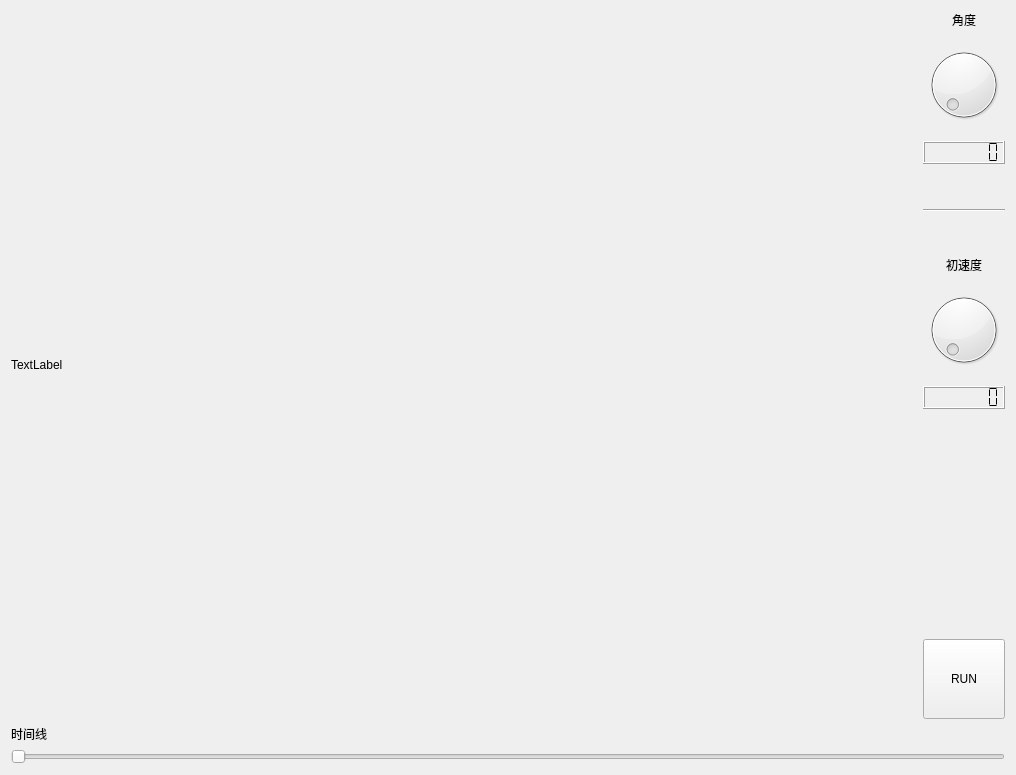
<?xml version="1.0" encoding="UTF-8"?>
<ui version="4.0">
 <class>Form</class>
 <widget class="QWidget" name="Form">
  <property name="geometry">
   <rect>
    <x>0</x>
    <y>0</y>
    <width>1016</width>
    <height>775</height>
   </rect>
  </property>
  <property name="windowTitle">
   <string>Form</string>
  </property>
  <layout class="QVBoxLayout" name="verticalLayout_3" stretch="100,0,0">
   <item>
    <layout class="QHBoxLayout" name="horizontalLayout" stretch="100,1">
     <item>
      <widget class="QLabel" name="label_3">
       <property name="minimumSize">
        <size>
         <width>500</width>
         <height>500</height>
        </size>
       </property>
       <property name="text">
        <string>TextLabel</string>
       </property>
      </widget>
     </item>
     <item>
      <layout class="QVBoxLayout" name="verticalLayout_2" stretch="0,0,0,0,0,0,0,100,0">
       <item>
        <widget class="QLabel" name="label">
         <property name="text">
          <string>角度</string>
         </property>
         <property name="alignment">
          <set>Qt::AlignBottom|Qt::AlignHCenter</set>
         </property>
        </widget>
       </item>
       <item>
        <widget class="QDial" name="r_ang">
         <property name="minimum">
          <number>1</number>
         </property>
         <property name="maximum">
          <number>900</number>
         </property>
        </widget>
       </item>
       <item>
        <widget class="QLCDNumber" name="l_ang">
         <property name="digitCount">
          <number>7</number>
         </property>
         <property name="segmentStyle">
          <enum>QLCDNumber::Flat</enum>
         </property>
        </widget>
       </item>
       <item>
        <widget class="Line" name="line">
         <property name="minimumSize">
          <size>
           <width>0</width>
           <height>80</height>
          </size>
         </property>
         <property name="orientation">
          <enum>Qt::Horizontal</enum>
         </property>
        </widget>
       </item>
       <item>
        <widget class="QLabel" name="label_2">
         <property name="text">
          <string>初速度</string>
         </property>
         <property name="alignment">
          <set>Qt::AlignBottom|Qt::AlignHCenter</set>
         </property>
        </widget>
       </item>
       <item>
        <widget class="QDial" name="r_v">
         <property name="minimum">
          <number>1</number>
         </property>
         <property name="maximum">
          <number>1000</number>
         </property>
        </widget>
       </item>
       <item>
        <widget class="QLCDNumber" name="l_v">
         <property name="digitCount">
          <number>7</number>
         </property>
         <property name="segmentStyle">
          <enum>QLCDNumber::Flat</enum>
         </property>
        </widget>
       </item>
       <item>
        <widget class="QLabel" name="label_5">
         <property name="text">
          <string> </string>
         </property>
        </widget>
       </item>
       <item>
        <widget class="QPushButton" name="pushButton">
         <property name="minimumSize">
          <size>
           <width>0</width>
           <height>80</height>
          </size>
         </property>
         <property name="text">
          <string>RUN</string>
         </property>
        </widget>
       </item>
      </layout>
     </item>
    </layout>
   </item>
   <item>
    <widget class="QLabel" name="label_4">
     <property name="text">
      <string>时间线</string>
     </property>
     <property name="alignment">
      <set>Qt::AlignBottom|Qt::AlignLeading|Qt::AlignLeft</set>
     </property>
    </widget>
   </item>
   <item>
    <widget class="QSlider" name="time">
     <property name="orientation">
      <enum>Qt::Horizontal</enum>
     </property>
    </widget>
   </item>
  </layout>
 </widget>
 <resources/>
 <connections/>
</ui>
